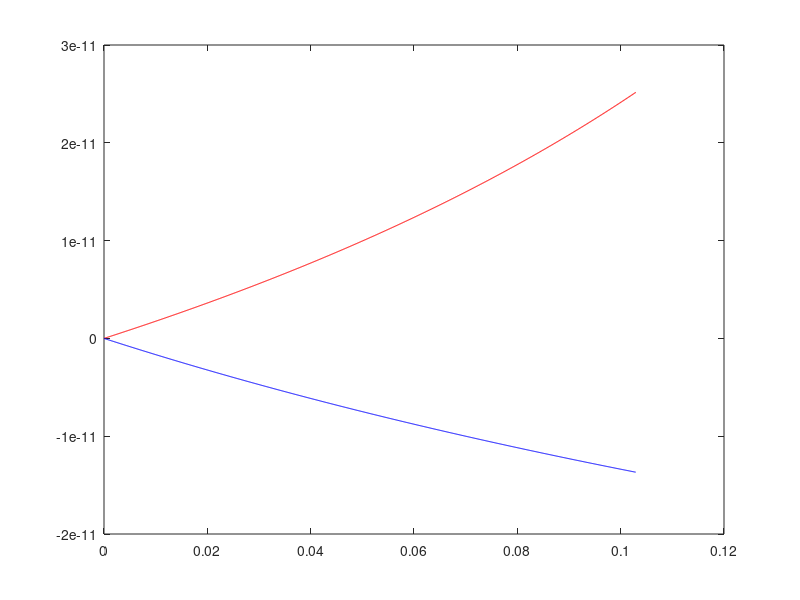

Recreate this plot in MATLAB. (Note: this script raises an error after producing the figure.)
clc;
clear;
close all;

% Metade da espessura da placa
e_placa = 0.4e-3;

% Tamanho gap
d_esp = 0.2e-3; % Distancia real do gap encontrada por comparacao dads curvas


d_1 = d_esp + e_placa;

K = 2.635e-3;
R = 2.25e-2;

e0 = 8.85418782e-12;

x = K:0.0001:(K+2*R);


% Integra para todo theta entre 0 e 0.1029 graus
N=0;
for theta=0:0.0001:0.1029
    
    p = theta*(pi/180);
    a = sin(p);

    num1 = e0*2*sqrt(R^2-(x-(R+K)).^2);
    den1 = d_1-(a.*(x+K)+e_placa/cos(p));
    y1 = num1./den1;
    
    num2= e0*2*sqrt(R^2-(x-(R+K)).^2);
    den2= d_1+(a.*(x+K)-e_placa/cos(p));
    y2 = num2./den2;
    
    % Calcula a integral
    N=N+1; % Indice

    avg_y1=y1(1:length(x)-1) + diff(y1)/2;
    A = sum(diff(x).*avg_y1);
    C1(N) = A;

    avg_y2=y2(1:length(x)-1) + diff(y2)/2;
    B = sum(diff(x).*avg_y2);
    C2(N) = B;
end

x = 0:0.0001:0.1029; % Faixa em graus que trabalhamos fisicamente

C1 = C1 - C1(1); % Deslocando a curva para a origem
C2 = C2 - C2(1); %

figure(1)
plot(x, C1, 'r', x, C2, 'b')
subtitle('Dados Esperados')
ylabel('Capacitancia')
xlabel("Angulo (°)")


% Dados obtidos
M = csvread("dados_acelerometro_1.csv");

% Adquire os dados medidos do acelerometro
theta = M(33:45,1);
c21 = M(33:45,2);
c32 = M(33:45,3);
c21d = c21-c21(1);
c32d = c32-c32(1);


% deixa os dados medidos na mesma proporção dos modelados
theta = linspace(0, 0.103, 13); 

% Plot dos dois dados comparando a capacitancia com o angulo
figure(2)
title("Capacitancia pelo angulo(°)")
plot(theta, c21d, "r", theta, c32d, "b")
subtitle("Obtidos")
xlabel("Angulo (°)")
ylabel("Capacitancia (pF)")


C1_norm = C1*10^12; % Valores normalizados para ser medido em pF
C2_norm = C2*10^12; % 
figure(3)
plot(theta, c21d, "r", theta, c32d, "r", x, C1_norm, "b", x, C2_norm, "b")
